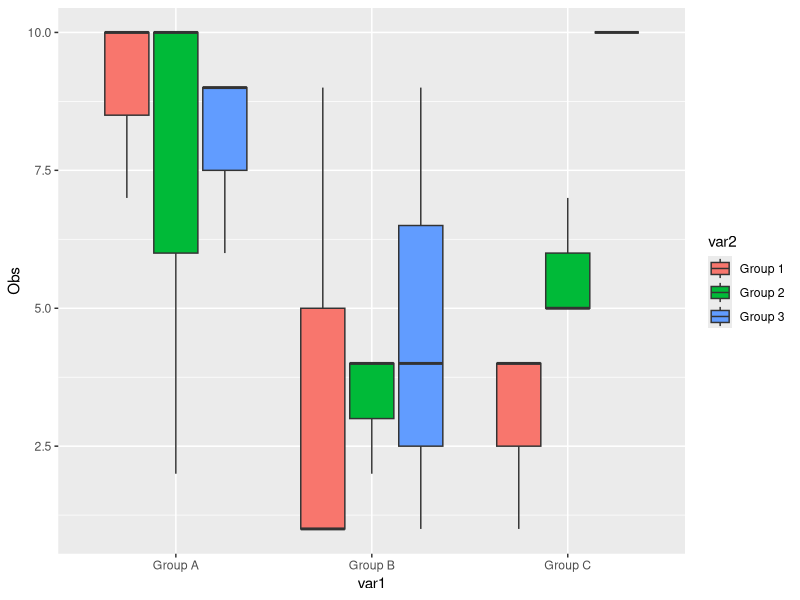
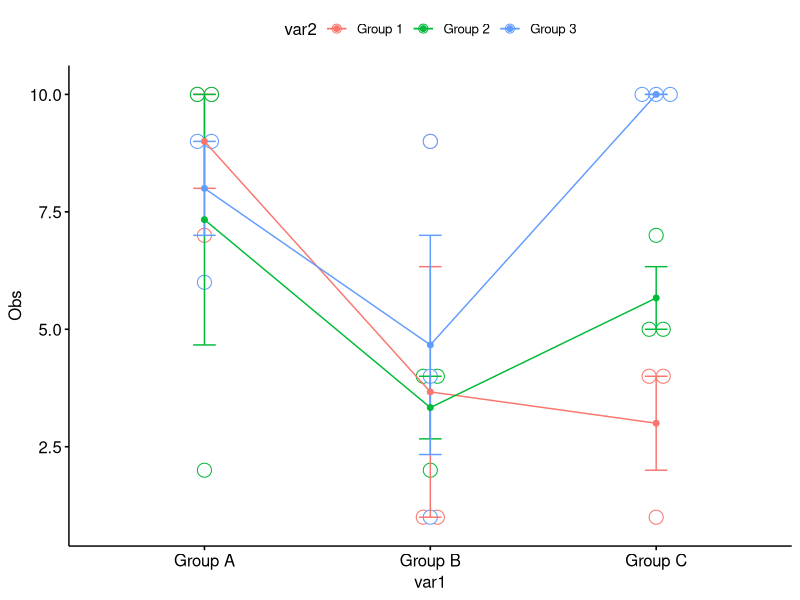
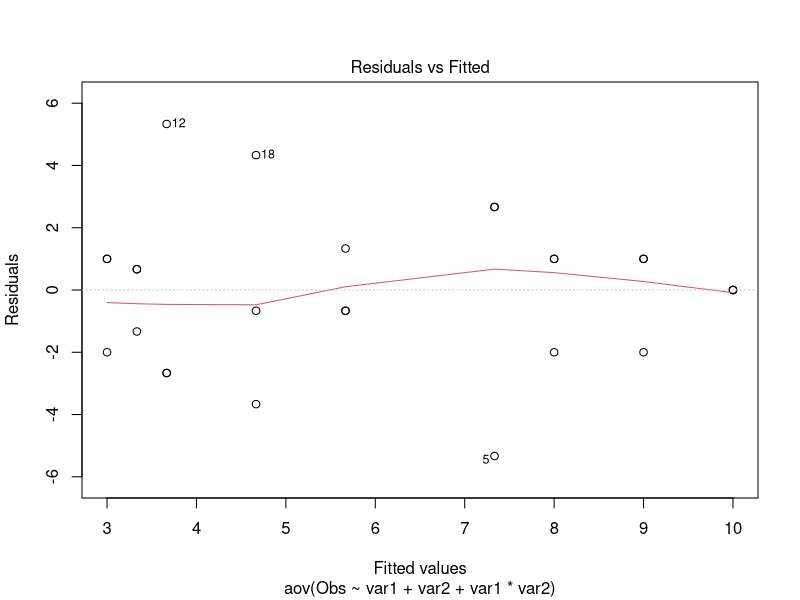
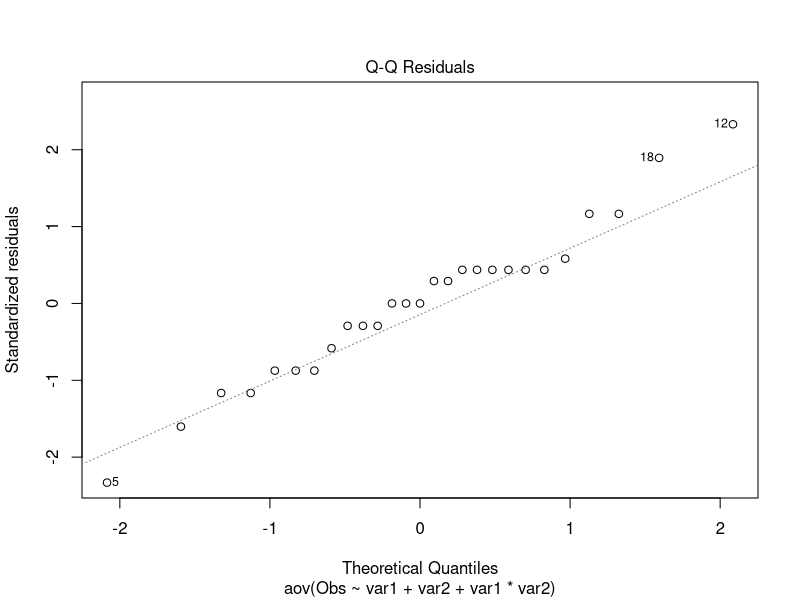

Reproduce these figures in R, in order.
rm(list=ls())

library(readxl)
datos <- read.csv("two-way-anova-example-dataset-in-excel.csv", sep=";")


#hay q especificar las categorias de las variables 1 y 2
datos$var1 <- as.factor(datos$var1)
datos$var2 <- as.factor(datos$var2)

#primeramente vamos a realizar unas cuantas visualizacioens
#boxplot
library(ggplot2)
ggplot(datos, aes(x=var1, y=Obs, fill=var2))+
  geom_boxplot()
#lineplot
library("ggpubr")
ggline(datos, x = "var1", y = "Obs", color = "var2",
       add = c("mean_se", "dotplot"))

#hacemos el anova con nuestras sospechas
res.aov2 <- aov(Obs ~ var1 + var2+var1*var2, datos )
summary(res.aov2)


#Podemos sacar la media y la desviacion por grupos con dplyr:
require("dplyr")
group_by(datos, var1, var2) %>%
  summarise(
    count = n(),
    mean = mean(Obs),
    sd = sd(Obs) )       

#Sabemos que solo la var1 rechazamos la nula as? que hay diferencias entre grupos A.B y c 
#por lo que  podemos evaluarlo con tukey:
TukeyHSD(res.aov2, which = "var1")

#vemos que el grupo A es diferente del B. 
TukeyHSD(res.aov2)

#podemos mirar tb si se cumplen los supuestos
# 1.Homocedasticidad
plot(res.aov2,1)
#o hacemos un test de leven para ver si rechazamos el que las varianzas son iguales o no
library(car)
leveneTest(Obs ~ var1*var2, datos )
# 2. Normalidad
plot(res.aov2, 2)

